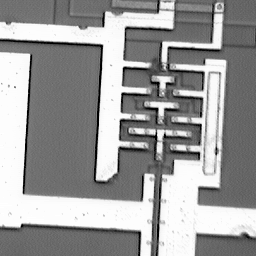
%> input picture IMPROC-ImageProcessingLaboratories/Lab3/ic2.tif, 256 x 256 px
$ octave Es1.m   (GNU Octave 9; MATLAB toolbox functions it lacks are replaced by stand-ins)
%> lines starting %> are read from the running program, lines starting %| are printed output that depends on the picture; in (x1, y1, x2, y2) boxes, pixels count from 0 and x2, y2 are one past the last pixel; in counts of white or black regions, pixels touching at a corner belong together; the program's own positions count from 1
% in the following code I'll add some gaussian noise and I'll find the best
% filter among average,median and weiner filters.
img=imread("ic2.tif");
%> img is the input picture: size 256x256 uint8; min 0, max 255, mean 155.2
% add noise
noisedimg=imnoise(img,"gaussian",0,0.1);
imshow(noisedimg)
title("noised image")
% create the average filter
h=fspecial("average",5);
% compute all the filtered images
averageimg=imfilter(noisedimg,h);
medianimg=medfilt2(noisedimg);
wienerimg=wiener2(noisedimg);
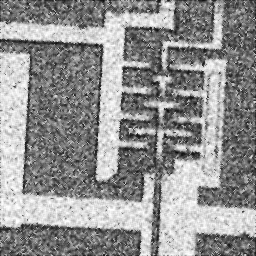
%> wienerimg: size 256x256 uint8; min 10, max 255, mean 146.1

figure
subplot(1,3,1)
imshow(averageimg)
title('Average filter')
subplot(1,3,2)
imshow(medianimg)
title('Median filter')
subplot(1,3,3)
imshow(wienerimg)
title('Wiener filter')
% I chose the wiener filter because with a worse noise I think it gives
% better results than the others
%% image processing with the denoised image
% load the image and use only the median filter
clear all
close all
img=imread("ic2.tif");
noisedimg=imnoise(img,"gaussian");
filterdim=15;
filteredimg=wiener2(noisedimg,[filterdim,filterdim]);


%creating the gradiant matrices
horizontalGrandient=[[0,0,0];[1,0,-1];[0,0,0]];
verticalGradient=[[0,1,0];[0,0,0];[0,-1,0]];

% do the convolution with the image
imgverticalGradient=conv2(filteredimg,verticalGradient);
imghorizontalGradient=conv2(filteredimg,horizontalGrandient);
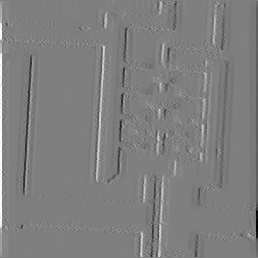
%> imghorizontalGradient: size 258x258 double; min -232, max 233, mean 0; drawn with min black and max white

%compute the norm (./255 because the treshold function works on 0-1 range)
norm=sqrt(imghorizontalGradient.*imghorizontalGradient+imgverticalGradient.*imgverticalGradient)./255;
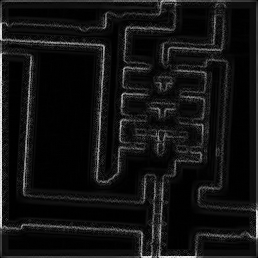
%> norm: size 258x258 double; min 0, max 0.933, mean 0.0751

figure
subplot(2,3,2)
imshow(imgverticalGradient,[])
title("vertical gradient")
subplot(2,3,1)
imshow(imghorizontalGradient,[])
title("horizontal gradient")
subplot(2,3,3)
imshow(norm,[])
title("norm of the gradient")

% now i have to perform the thresholding, so i find the threshold and i use
% im2bw to binarize the image using that treshold.
threshold=graythresh(norm);
%> threshold = 0.2
subplot(2,3,5)
imshow(im2bw(norm,threshold),[])
title("thresholding")

%morphological basic operations, in this case I use majority because i
%think it gives the best result.
% this operation i think in this case it's useful. It allow us to clean
% the result from some noise that is present in the binarized image.
morph=bwmorph(im2bw(norm,threshold),"majority",3);
%> morph: size 258x258 logical; 8.2% white; 48 white regions (16 under 20 px), largest, box (x1, y1, x2, y2) and area: (0, 7, 246, 258) 2473, (6, 0, 241, 9) 544, (235, 56, 258, 241) 438
subplot(2,3,6)
imshow(morph,[])
title("edges w/ morph")

% find the zerocrossing of the image
figure
laplacian=[[0,1,0],[1,-4,1],[0,1,0]];
zerocrossing=edge(filteredimg,'zerocross',laplacian)
%> zerocrossing: size 256x256 logical; 14% white in thin lines or dots
subplot(1,2,1)
imshow(zerocrossing,[])
title("zero crossing on noised image")

%using canny edge algorithm
subplot(1,2,2)
canny=edge(filteredimg,"canny");
%> canny: size 256x256 logical; 4.8% white in thin lines or dots
imshow(canny)
title("canny with noised image")
% the best among canny, the gradient w/treshold and the gradient w/treshold and morphological operations
% i think is the canny method because it's the only one that
% mantains the "rectangle" on the right
figure
canny=edge(filteredimg,"canny");
filtercut=floor(filterdim/2+1);
canny=canny(filtercut:end-filtercut,filtercut:end-filtercut);
%> canny: size 241x241 logical; 5% white in thin lines or dots
% I'm not using any morphological operation (they are not required for
% functioning well in this case)
% to improve the canny (specially for high noise) I'm removing
% the borders around the canny (this canny is a filterdimXfilterdim canny
% so it has borders as a side effect) and for doing it I remove filterdim/2+1
% pixel from each border.
% this is the final edge image:
imshow(canny,[])

% we apply the radon transform of the image
radontransform=radon(canny);
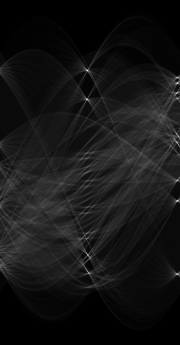
%> radontransform: size 345x180 double; min 0, max 98.92, mean 8.3; drawn with min black and max white
figure
imshow(radontransform,[])
colormap("parula")
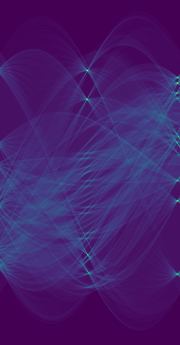
%> displayed picture: size 345x180x3, on the screen's scale of 0 to 255; mean R, G, B 69.3, 29.7, 108.6

% step 5
% interactiveLine(canny,radon(canny),3)

% step 6
V=max(radon(canny));
%> V = 180 values, max 98.92 at index 88, min 21.99 at index 74, mean 30.57
Vvert=max(V(1:90));
%> Vvert = 98.92
Vhoriz=max(V(91:180));
%> Vhoriz = 87.2
figure
plot(V)
%> figure, not shown here; curve peaks at x = 88, y = 98.92
figure
plot(V(1:90)+V(91:180))
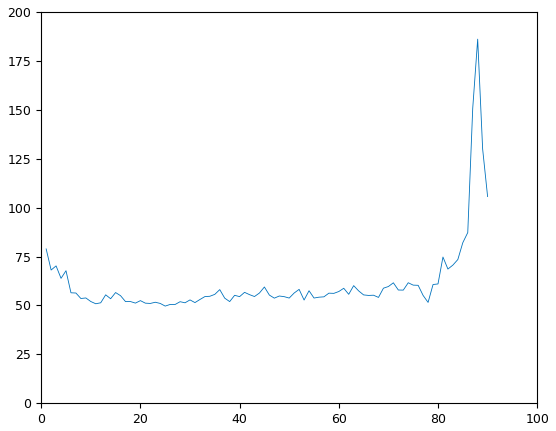
%> figure redrawn from the program's plot data; curve peaks at x = 88, y = 186.1
angleofrotation=find((V(1:90)+V(91:180))==max(V(1:90)+V(91:180)))
%> angleofrotation = 88

figure
% minus one because we start from 1 to 90 and then from 91 to 180 and we
% have to shift everything to 0-89 and 90-189
subplot(1,2,2)
% minus because imrotate is clockwise while radon is the opposite way
imshow(imrotate(filteredimg,-(angleofrotation-1)))
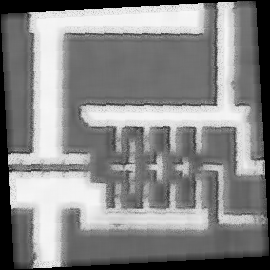
%> displayed picture: size 270x270, on the screen's scale of 0 to 255; min 0, max 246, mean 135.1
title("rotated image")
subplot(1,2,1)
imshow(filteredimg)
title("original image")

% question step 6)
% radon graph:
% the x axis is the degree of rotation of the image (from 1 to 180) while
% the y is the maximum value obtained. The peaks are the in correspondence to
% the degree for which all the points are aligned vertically. So the
% maximum for the degrees between 0 and 89 is the main vertical lines while the
% maxiumum for the degrees between 90 and 179 is main horizontal line
% For the graph V(1:90)+V(91:180), the maximum is in correspondence to the
% degrees of rotation required by the image to display the main verical
% line vertically and same for the main horizontal one.

% bonus point
% i used a bigger matrix for the wiener filter it seems
% to work nicely on rumors below 0,1 gaussian with a 15x15 weiner filter
% (even a little more but fails sometimes).
% It sometimes doesn't work because of the noise. To increase the success
% rate I cropped the canny edge image to remove the weiner filter borders (it was a
% side effect of this filter).
%% step 4
% explaining the radon transform
bimage=0*ones(513);
bimage(128,128)=255;
figure
subplot(2,2,3)
imshow(bimage)
colormap("parula")
title("original point")
subplot(2,2,1)
imshow(log(radon(bimage)),[])
colormap("parula")
title("radon point")
rectimage=0*ones(513);
rectimage(257,:)=ones(1,513)*255;
subplot(2,2,4)
imshow(rectimage)
colormap("parula")
title("original line")
subplot(2,2,2)
imshow(log(radon(rectimage)),[])
colormap("parula")
title("radon line")

% Radon transform rotates the image and project it over the axis. So what
% happens for example with the horizontal line is that it starts with all the points
% projected as a line on the axis and then when we rotate it we will reduce
% its length until it becomes one point (when the line is vertical) because all
% the points are projected in the same point (on the axis) and then it goes back to the
% same starting position. Also for the point what happens is the same so
% the result is a sinusoid.
% 2) because the sum of the points in the image is always the same, what
% changes in the radon transform is how they are distributed across the
% axis
% 3)
% The Hough transform serves as a method for extracting features to detect lines
% (or any analytical curve). It involves mapping pixels from the original image
% to a more practical space known as the Hough space. This process includes
% computing parameters for the line connecting each pair of points, followed
% by adding 1 to the relevant position in the Hough space. The axes of the Hough space
% are represented by rho and theta, as each line can be expressed as
% "rho = xcos(theta) + ysin(theta)" instead of the traditional "y = ax + b" form.
% Both the hough and the radon transform are used to find lines inside
% the image, in the hough transform case is made with a voting system (every pixel
% vote for some rho and theta which are the components of all the lines passing
% through it) while here in the radon transform it's based on the sum of
% the pixels projected to the axis.
